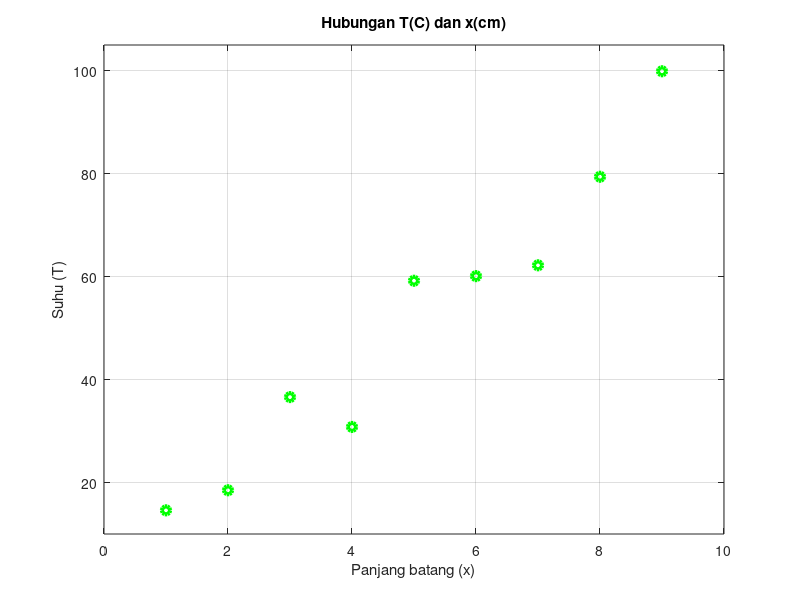

Recreate this plot in MATLAB.
%GRAFIK PANJANG X VERSUS SUHU T
clear;clc

x = [1.0 2.0 3.0 4.0 5.0 6.0 7.0 8.0 9.0];
T = [14.6 18.5 36.6 30.8 59.2 60.1 62.2 79.4 99.9];

plot(x, T, 'go', 'lineWidth', 3)
title('Hubungan T(C) dan x(cm)')
xlabel('Panjang batang (x)')
ylabel('Suhu (T)')
grid on
axis([0 10 10 105])